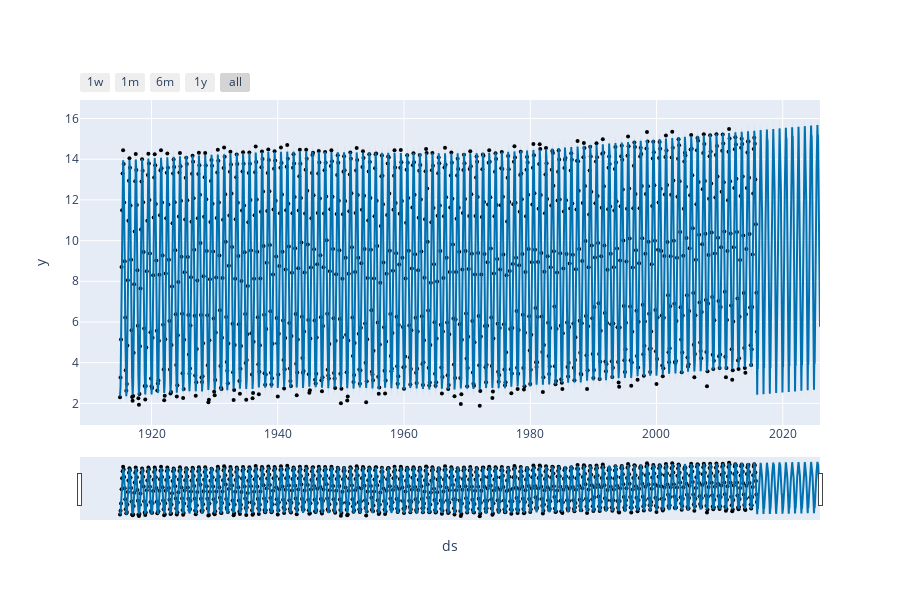

Notebook source saved alongside this figure:
### Code cell
plot_plotly(model, forecast)

### Figure 1 — Plotly figure (JSON) as saved in the notebook; plotly's stock layout.template omitted (floating-point values rounded to 4 significant figures; data arrays with more than 128 entries replaced by an {"elided": "..."} marker saying what was removed)
{"data": [{"marker": {"color": "black", "size": 4}, "mode": "markers", "name": "Actual", "type": "scatter", "x": {"elided": "1212 str values"}, "y": {"elided": "1212 float values"}}, {"hoverinfo": "skip", "line": {"width": 0}, "mode": "lines", "type": "scatter", "x": {"elided": "4862 str values"}, "y": {"elided": "4862 float values"}}, {"fill": "tonexty", "fillcolor": "rgba(0, 114, 178, 0.2)", "line": {"color": "#0072B2", "width": 2}, "mode": "lines", "name": "Predicted", "type": "scatter", "x": {"elided": "4862 str values"}, "y": {"elided": "4862 float values"}}, {"fill": "tonexty", "fillcolor": "rgba(0, 114, 178, 0.2)", "hoverinfo": "skip", "line": {"width": 0}, "mode": "lines", "type": "scatter", "x": {"elided": "4862 str values"}, "y": {"elided": "4862 float values"}}], "layout": {"height": 600, "showlegend": false, "width": 900, "xaxis": {"rangeselector": {"buttons": [{"count": 7, "label": "1w", "step": "day", "stepmode": "backward"}, {"count": 1, "label": "1m", "step": "month", "stepmode": "backward"}, {"count": 6, "label": "6m", "step": "month", "stepmode": "backward"}, {"count": 1, "label": "1y", "step": "year", "stepmode": "backward"}, {"step": "all"}]}, "rangeslider": {"visible": true}, "title": {"text": "ds"}, "type": "date"}, "yaxis": {"title": {"text": "y"}}}}
